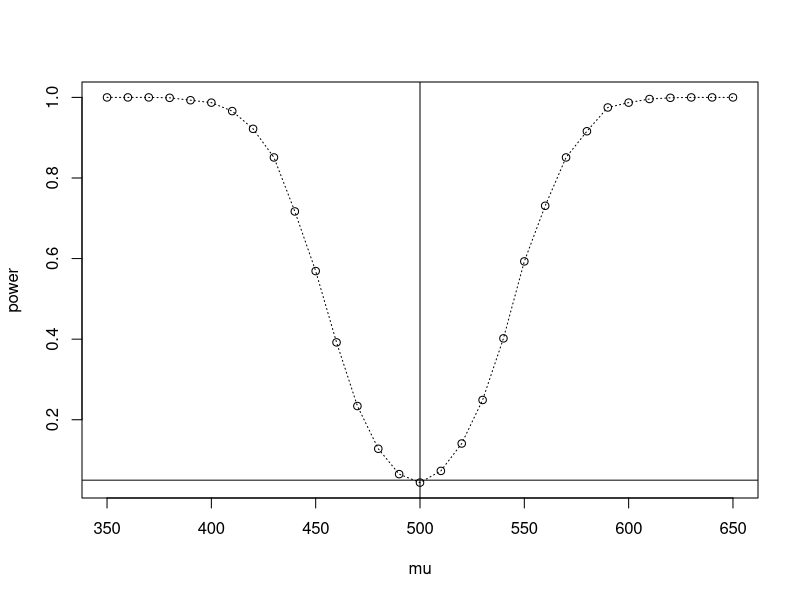
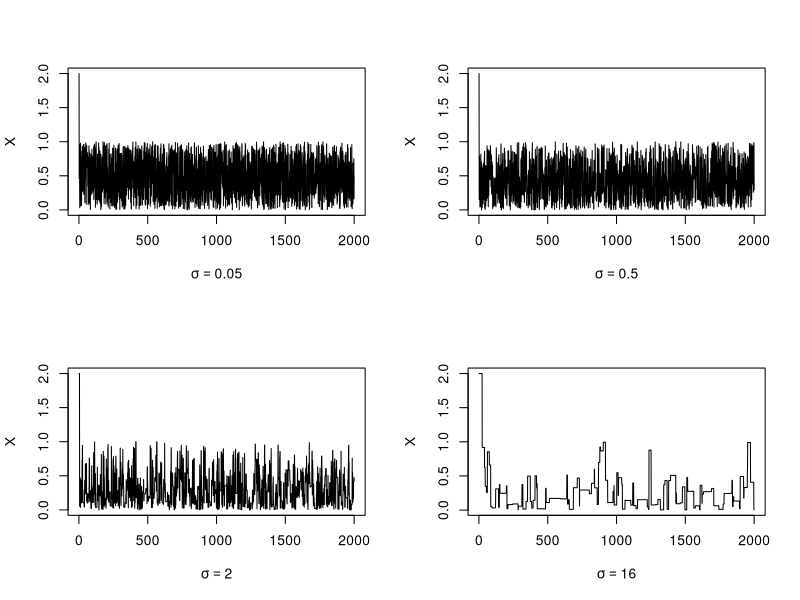
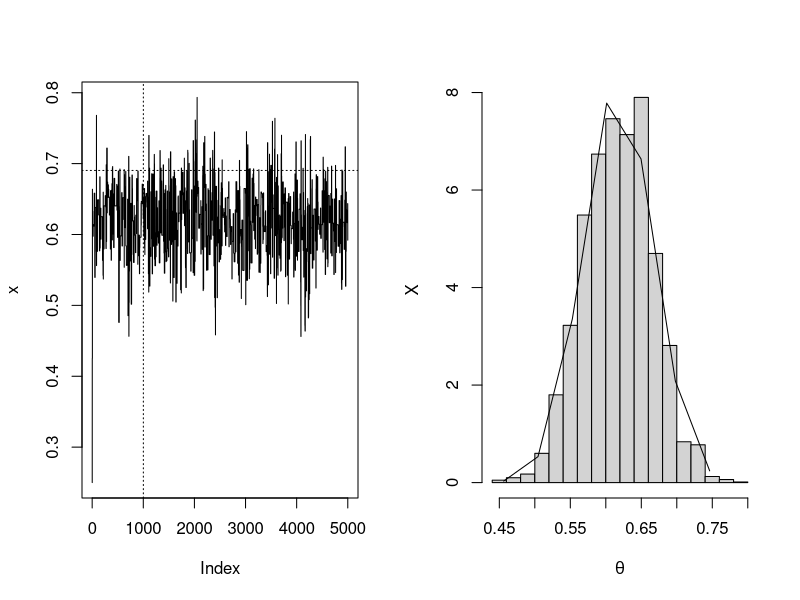

Reproduce these figures in R, in order.
## ---- chunk 1
F_h <-function(u){
  -log(1-(1-exp(-1))*u)
}

#找出几个分位数
a <- c(0,F_h(1/5),F_h(2/5),F_h(3/5),F_h(4/5),1)
#定义各个区间上的被积函数
g1 <- function(x){
  exp(-x-log(1+x^2))*(x>a[1])*(x<a[2])
}
g2 <- function(x){
  exp(-x-log(1+x^2))*(x>a[2])*(x<a[3])
}
g3 <- function(x){
  exp(-x-log(1+x^2))*(x>a[3])*(x<a[4])
}
g4 <- function(x){
  exp(-x-log(1+x^2))*(x>a[4])*(x<a[5])
}
g5 <- function(x){
  exp(-x-log(1+x^2))*(x>a[5])*(x<a[6])
}
#定义重要函数
f <- function(x){
  5*exp(-x)/(1-exp(-1))
}
#给定初值
N <- 10000
m =1000
estimates <- numeric(m)
T <- numeric(5)


#计算Monte Carlo估计
for(i in 1:m){
#实现各个分层的随机数产生方式
u1 <- runif(N/5,a[1],a[2])
f_1 <- -log(exp(-a[1])-(1-exp(-1))*u1/5)
u2 <- runif(N/5,a[2],a[3])
f_2 <- -log(exp(-a[2])-(1-exp(-1))*u2/5)
u3 <- runif(N/5,a[3],a[4])
f_3 <- -log(exp(-a[3])-(1-exp(-1))*u3/5)
u4 <- runif(N/5,a[4],a[5])
f_4 <- -log(exp(-a[4])-(1-exp(-1))*u4/5)
u5 <- runif(N/5,a[5],a[6])
f_5 <- -log(exp(-a[5])-(1-exp(-1))*u5/5)
 
#计算每一层得到的估计 
  T[1] <- mean(g1(f_1)/f(f_1))
  T[2] <- mean(g2(f_2)/f(f_2))
  T[3] <- mean(g3(f_3)/f(f_3))
  T[4] <- mean(g4(f_4)/f(f_4))
  T[5] <- mean(g5(f_5)/f(f_5))
  estimates[i] <- sum(T) 
}
#计算估计的均值与误差
mean = mean(estimates)
sd = sd(estimates)
rate = ((0.0970314)^2-sd^2)/(0.0970314)^2

cat("得到的Monte Carlo估计为：",mean,"方差缩减了",rate*100,"%")
## ---- chunk 2
set.seed(123)
m <- 1000
N <- 1000
f<- function(x){
  1/sqrt(2*pi)*exp(-x^2/2)
}
y <- numeric(m)
for(i in 1:m){
  x <- rnorm(N,0,1)
  m2 <- sum((x-mean(x))^2)/N
  m3 <- sum((x-mean(x))^3)/N
  y[i]=m3/(m2^(3/2))
}
sig <- c(0.025,0.05,0.95,0.975)
z <- sort(y)[sig*m]
var <- numeric(4)
sd <- numeric(4)
for(i in 1:4){
  var[i]=(sig[i]*(1-sig[i]))/(m*f(z[i])^2)
  sd[i]=sqrt(var[i])
}
cat("Monte Carlo得到的四个分位数对应的标准误差分别为：",sd)

#大样本对比
estimate <- matrix(0,2,4)
for(i in 1:4){
  estimate[1,i]=z[i]
  estimate[2,i]=qnorm(sig[i],0,sqrt(6/m))
}
estimate

## ---- chunk 3
set.seed(123)
p <- 0.7
m <- 1000
n <- c(100,1000,10000)
alpha <- c(0.05,0.5,0.95)
level <- matrix(0,3,3)
for(i in 1:length(n)){
  for(j in 1:length(alpha)){
    lower = numeric(m)
    upper = numeric(m)
    for(k in 1:m){
      s <- rbinom(n[i],1,p)
      p_hat <- mean(s)
      lower[k] <- p_hat-qnorm(1-alpha[j]/2)*sqrt(1/n[i]*p_hat*(1-p_hat))
      upper[k] <- p_hat+qnorm(1-alpha[j]/2)*sqrt(1/n[i]*p_hat*(1-p_hat))
    }
    level[i,j] <- mean((lower<p)&(upper>p))
  }
}
colnames(level) <- c("alpha=0.05","alpha=0.5","alpha=0.95")
rownames(level) <- c("n=100","n=1000","n=10000")
level
## ---- chunk 4
set.seed(123)
p <- 0.7
m <- 1000
n <- c(100,1000,10000)
alpha <- c(0.05,0.5,0.95)
level1 <- matrix(0,3,3)
for(i in 1:length(n)){
  for(j in 1:length(alpha)){
    lower = numeric(m)
    upper = numeric(m)
    for(k in 1:m){
      s <- rbinom(n[i],1,p)
      p_hat <- mean(s)
      lower[k] <- p_hat-qnorm(1-alpha[j]/2)*sqrt(1/n[i]*p_hat*(1-p_hat)*n[i]/(n[i]-1))
      upper[k] <- p_hat+qnorm(1-alpha[j]/2)*sqrt(1/n[i]*p_hat*(1-p_hat)*n[i]/(n[i]-1))
    }
    level1[i,j] <- mean((lower<p)&(upper>p))
  }
}
colnames(level1) <- c("alpha=0.05","alpha=0.5","alpha=0.95")
rownames(level1) <- c("n=100","n=1000","n=10000")
level1
## ---- chunk 5
set.seed(123)
p <- 0.7
m <- 1000
n <- c(100,1000,10000)
alpha <- c(0.05,0.5,0.95)
level <- matrix(0,3,3)
for(i in 1:length(n)){
  for(j in 1:length(alpha)){
    lower = numeric(m)
    upper = numeric(m)
    for(k in 1:m){
      s <- rbinom(n[i],1,p)
      p_hat <- mean(s)
      lamba = qnorm(1-alpha[j]/2)
      base = (p_hat+lamba^2/(2*n[i]))/(1+lamba^2/n[i])
      sd = lamba*sqrt(lamba^2/(4*n[i])+p_hat*(1-p_hat))/(sqrt(n[i])*(1+lamba^2/n[i]))
      lower[k] <- base - sd
      upper[k] <- base + sd
    }
    level[i,j] <- mean((lower<p)&(upper>p))
  }
}
colnames(level) <- c("alpha=0.05","alpha=0.5","alpha=0.95")
rownames(level) <- c("n=100","n=1000","n=10000")
level
## ---- chunk 6
n<-20
m<-1000
mu0 <- 500
sigma <- 100
mu <- c(seq(350,650,10)) #alternative
M <- length(mu)
power <- numeric(M)
for(i in 1:M){
  mu1 <- mu[i]
  pvalues <- replicate(m,expr={
    #simulate under alternative mu1
    x <- rnorm(n,mean = mu1,sd = sigma)
    ttest = t.test(x,
                   alternative = "two.sided",mu = mu0)
    ttest$p.value
  })
  power[i] <- mean(pvalues <= 0.05)
}

## ---- chunk 7
#画图

plot(mu,power)
abline(v = mu0,lty = 1)
abline(h = 0.05,lty = 1)

#add standard errors
se <- sqrt(power * (1-power)/m)

lines(mu,power,lty = 3)


## ---- chunk 8
n <-c(20,200,2000)
alpha <- 0.05
mu0 <- 1
typeerror <- matrix(0,3,3)
colnames(typeerror) <- c("chisq(1)","Uniform(0,2)","Exponential(1)")
rownames(typeerror) <- c("n=20","n=200","n=2000")
# chisq(1)
for(i in 1:length(n)){
  m <- 1000
  p <- numeric(m)
  for(j in 1:m){
    x <- rchisq(n[i],mu0)
    ttest <- t.test(x,alternative = "two.sided",mu=mu0)
    p[j] <- ttest$p.value
  }
  typeerror[i,1] <- mean(p<alpha)
  
}

# Uniform(0,2)
for(i in 1:length(n)){
  m <- 10000
  p <- numeric(m)
  for(j in 1:m){
    x <- runif(n[i],0,2)
    ttest <- t.test(x,alternative = "two.sided",mu=mu0)
    p[j] <- ttest$p.value
  }
  typeerror[i,2] <- mean(p<alpha)
}


# Exponential(1)
for(i in 1:length(n)){
  m <- 10000
  p <- numeric(m)
  for(j in 1:m){
    x <- rexp(n[i],mu0)
    ttest <- t.test(x,alternative = "two.sided",mu=mu0)
    p[j] <- ttest$p.value
  }
  typeerror[i,3] <- mean(p<alpha)
}

typeerror
## ---- chunk 9
f <- function(x){
  1/2*exp(-abs(x))
}

#Metropolis算法函数
rw.Metropolis <- function(sigma,x0,N){
  x <- numeric(N)
  x[1] <- x0
  u <- runif(N)
  k <- 0 #计算接受次数
  for(i in 2:N){
    y <- rnorm(1,x[i-1],sigma)
    if(u[i]<=f(y)/f(x[i-1])){
      x[i] <- u[i]
      k <- k+1#接受后次数+1
    }
    else{
      x[i] <- x[i-1]
    }
  }
  return(list(x=x,k=k))
}


## ---- chunk 10
#比较接受率
N <- 2000
sigma <- c(0.05,0.5,2,16)
x0 <- 2 #给定初值为2
rw1 <- rw.Metropolis(sigma[1],x0,N)
rw2 <- rw.Metropolis(sigma[2],x0,N)
rw3 <- rw.Metropolis(sigma[3],x0,N)
rw4 <- rw.Metropolis(sigma[4],x0,N)
print(c(rw1$k,rw2$k,rw3$k,rw4$k)/N)
## ---- chunk 11
#比较方差不同的链条分布
par(mfrow=c(2,2))
rw <- cbind(rw1$x,rw2$x,rw3$x,rw4$x)
for(j in 1:4){
  plot(rw[,j],type = "l",xlab = bquote(sigma ==.(round(sigma[j],3))),ylab = "X",
       ylim = range(rw[,j]))
}
## ---- chunk 12
win <- c(125,18,20,34)
## ---- chunk 13
set.seed(3)
prob <- function(y,x,win){
  ((2+y)/(2+x))^(win[1])*((1-y)/(1-x))^(win[2]+win[3])*(y/x)^(win[4])
}



m <- 5000
u <- runif(m)
v <- runif(m,0,1)
x[1] <- 0.25
k <- 0

for(i in 2:m){
  y <- v[i]
  if(u[i]<= prob(y,x[i-1],win)) x[i] <- y
  else{
    x[i] <- x[i-1]
    k <- k+1
  }
}

k/m
## ---- chunk 14
b = win[4]*4/197
burn = 1000
par(mfrow = c(1,2))
plot(x,type = "l")
abline(h = b,v = burn+1,lty = 3)
xb <- x[-(1:burn)]
hist(xb,prob= TRUE,xlab = bquote(theta),ylab = "X",main = "")
z <- seq(min(xb),max(xb),sd(xb))
lines(z,dnorm(z,mean(xb),sd(xb)))
## ---- chunk 15
print(mean(xb))
print(sd(xb))

## ---- chunk 16
x <- c(83,79,83,74,75,76,86,76,84,73,78,77,80,83,78)
y <- c(75,62,58,89,77,81,27,85,72,85,74,100,43,52,75)
wilcox.test(x,y,mu = 0,alternative = "two.sided",paired = FALSE,exact = F)
z <- c(x,y)
sort(z)
mood.test(x,y,alternative = "less")
(7-15.5)^2+(8.5-15.5)^2+(11-15.5)^2+(13.5-15.5)^2+(13.5-15.5)^2+(15.5-15.5)^2+(17.5-15.5)^2+(17.5-15.5)^2+(19-15.5)^2+(20-15.5)^2+(23-15.5)^2+(23-15.5)^2+(23-15.5)^2+(25-15.5)^2+(28-15.5)^2
qnorm(0.95)
15*(30^2-1)/12+1.64*sqrt(15*15*31*(30^2-4)/180)
## ---- chunk 17
x <- c(8.8,8.2,5.6,4.9,8.9,4.2,3.6,7.1,5.5,8.6,6.3,3.9)
y <- c(13.0,14.5,22.8,20.7,19.6,18.4,21.3,24.2,19.6,11.7)
mean(x)
mean(y)
z <- y-12.3
z
m <- c(x,z)
sort(m)
me <- (22+1)/2
(4-me)^2+(5-me)^2+(6-me)^2+(7-me)^2+(8-me)^2+(9-me)^2+(11-me)^2+(12-me)^2+(15-me)^2+(17-me)^2+(18-me)^2+(19-me)^2


## ---- chunk 18
mean <- 22^2-1
sd <- 1.96*sqrt(12*10*(22+1)*(22^2-4)/180)
mean-sd
mean+sd
